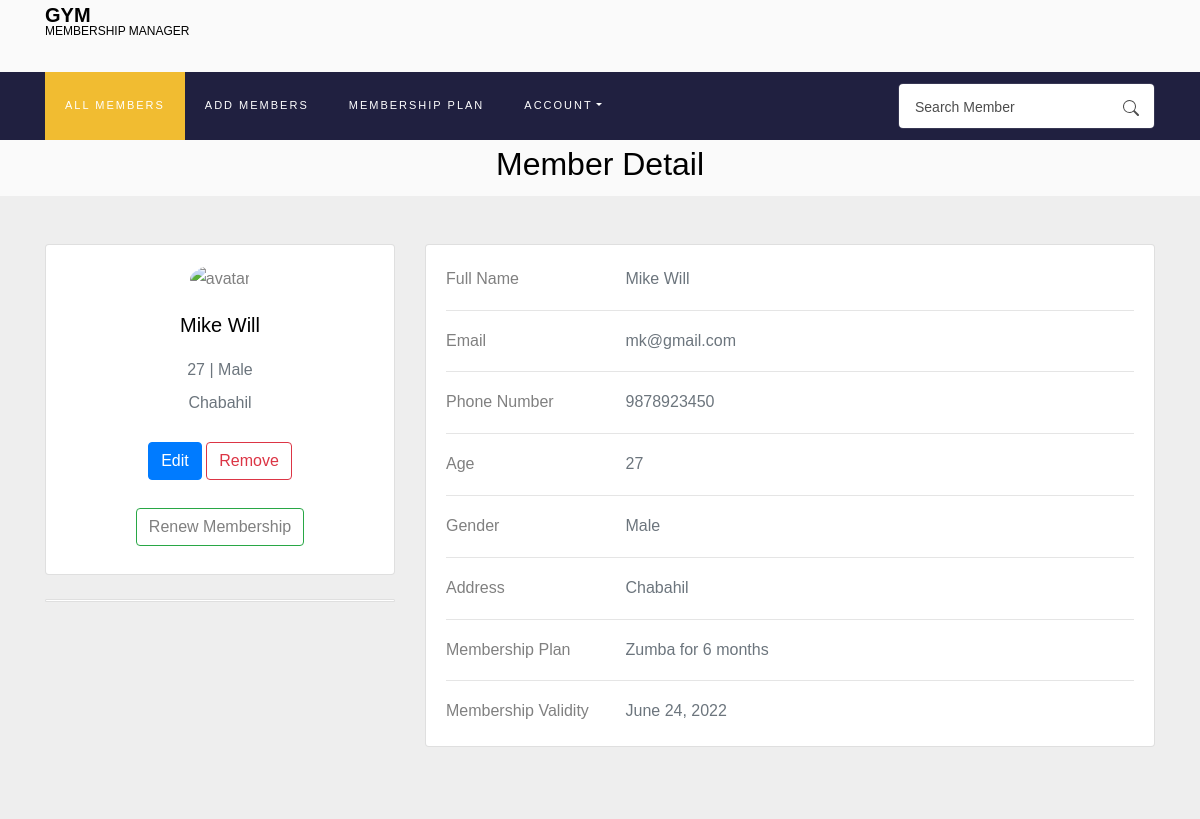
Page /member/17 (signed in) on the committed database.
### Membership/models.py (models this page shows, shortened)
class Members(models.Model):
    gym_owner = models.ForeignKey(
        User, on_delete=models.CASCADE, related_name='gym_owner', default=None)
    first_name = models.CharField(max_length=100, blank=False)
    last_name = models.CharField(max_length=100, blank=False)
    email = models.EmailField(max_length=100, blank=False)
    age = models.IntegerField(blank=False)
    gender = models.CharField(max_length=10, blank=False)
    phone_number = models.CharField(max_length=20, blank=False)
    address = models.CharField(max_length=100, blank=False)
    membership = models.ForeignKey(
        Membership, on_delete=models.CASCADE, related_name='membership')
    validity = models.DateField()
    def is_valid(self):
        return date.today() < self.validity

class Membership(models.Model):
    user = models.ForeignKey(
        User, on_delete=models.CASCADE, related_name='owner')
    membership_type = models.CharField(max_length=100, blank=False)
    membership_price = models.IntegerField(blank=False)
    membership_duration = models.CharField(max_length=20, blank=False)
    def __str__(self):
        if self.membership_duration == "1" :
            return f"{self.membership_type} for {self.membership_duration} month"
        else:
            return f"{self.membership_type} for {self.membership_duration} months"

### Membership/views.py (the view)
# urls.py: path("member/<int:id>", views.member_detail, name='member-detail'),
def member_detail(request, id):
    template = "Membership/member-detail.html"
    member = Members.objects.get(pk=id)
    return render(request, template, {
        'member': member
    })

### Membership/forms.py
class SearchForm(forms.Form):
    search = forms.CharField(label='',max_length=100,widget=forms.TextInput(attrs={
        'class':'form-control pl-3',
        'placeholder': 'Search Member',
    }))

### Membership/utils.py (called while the page is built)
def inject_form(request):
    return {'searchform': SearchForm()}

### Membership/templates/Membership/member-detail.html (shortened to what this page needs)
{% extends "Membership/layout.html" %}
{% load static %}
{% block body %}
<h2 style="text-align: center;" id="head">Member Detail</h2>
{% if user.is_authenticated %}
<section style="background-color: #eee;">
    <div class="container py-5">
      <div class="row" id="container-body">
        <div class="col-lg-4" id="card-profile" >
          <div class="card mb-4">
            <div class="card-body text-center">
              <img src="https://mdbcdn.b-cdn.net/img/Photos/new-templates/bootstrap-chat/ava3.webp" alt="avatar"
                class="rounded-circle img-fluid" style="width: 150px;">
              <h5 class="my-3">{{member.first_name}} {{member.last_name}}</h5>
              <p class="text-muted mb-1">{{member.age}} | {{member.gender}}</p>
              <p class="text-muted mb-4">{{member.address}}</p>
              <div class="justify-content-center mb-2">
                <button type="button" class="btn btn-primary" id="edit-member" data-id="{{member.id}}">Edit</button>
                <a type="button" class="btn btn-outline-danger ms-1" href="{% url 'remove' member.id %}" >Remove</a>
                {% if member.is_valid == False %}
               <br><br> <a type="button" class="btn btn-outline-success" data-id="{{member.id}}" id="renew">Renew Membership</a>
                {%endif%}
              </div>
            </div>
          </div>
          <div class="card mb-4 mb-lg-0">
            <div class="card-body p-0">
            </div>
          </div>
        </div>
        <div class="col-lg-8">
          <div class="card mb-4">
            <div class="card-body">
                <div id="member-details" >
              <div class="row">
                <div class="col-sm-3">
                  <p class="mb-0">Full Name</p>
                </div>
                <div class="col-sm-9">
                  <p class="text-muted mb-0">{{member.first_name}} {{member.last_name}}</p>
                </div>
              </div>
              <hr>
              <div class="row">
                <div class="col-sm-3">
                  <p class="mb-0">Email</p>
                </div>
                <div class="col-sm-9">
                  <p class="text-muted mb-0" id="member-email">{{member.email}}</p>
                </div>
              </div>
              <hr>
              <div class="row">
                <div class="col-sm-3">
                  <p class="mb-0">Phone Number</p>
                </div>
                <div class="col-sm-9">
                  <p class="text-muted mb-0" id="member-phone">{{member.phone_number}}</p>
                </div>
              </div>
              <hr>
              <div class="row">
                <div class="col-sm-3">
                  <p class="mb-0">Age</p>
                </div>
                <div class="col-sm-9">
                  <p class="text-muted mb-0" id="member-age">{{member.age}}</p>
                </div>
              </div>
              <hr>
              <div class="row">
                <div class="col-sm-3">
                  <p class="mb-0">Gender</p>
                </div>
                <div class="col-sm-9">
                  <p class="text-muted mb-0">{{member.gender}}</p>
                </div>
              </div>
              <hr>
              <div class="row">
                <div class="col-sm-3">
                  <p class="mb-0">Address</p>
                </div>
                <div class="col-sm-9">
                  <p class="text-muted mb-0" id="member-address">{{member.address}}</p>
                </div>
              </div>
              <hr>
              <div class="row">
                <div class="col-sm-3">
                  <p class="mb-0">Membership Plan</p>
                </div>
                <div class="col-sm-9">
                  <p class="text-muted mb-0" id="member-plan">{{member.membership}}</p>
                </div>
              </div>
              <hr>
              <div class="row">
                <div class="col-sm-3">
                  <p class="mb-0">Membership Validity</p>
                </div>
                <div class="col-sm-9">
                  <p class="text-muted mb-0">{{member.validity}}</p>
                </div>
              </div>
              </div>
            </div>
          </div>
        </div>
      </div>
    </div>
  </section>
{% endif %}
{% endblock %}

### Membership/static/Membership/A.style.css.pagespeed.cf.4cGS_Kvzku.css (style rules this page uses)
:root { --blue: #007bff; --indigo: #6610f2; --purple: #6f42c1; --pink: #e83e8c; --red: #dc3545; --orange: #fd7e14; --yellow: #ffc107; --green: #28a745; --teal: #20c997; --cyan: #17a2b8; --white: #fff; --gray: #6c757d; --gray-dark: #343a40; --primary: #007bff; --secondary: #6c757d; --success: #28a745; --info: #17a2b8; --warning: #ffc107; --danger: #dc3545; --light: #f8f9fa; --dark: #343a40; --breakpoint-xs: 0; --breakpoint-sm: 576px; --breakpoint-md: 768px; --breakpoint-lg: 992px; --breakpoint-xl: 1200px; --font-family-sans-serif: -apple-system, BlinkMacSystemFont, "Segoe UI", Roboto, "Helvetica Neue", Arial, "Noto Sans", sans-serif, "Apple Color Emoji", "Segoe UI Emoji", "Segoe UI Symbol", "Noto Color Emoji"; --font-family-monospace: SFMono-Regular, Menlo, Monaco, Consolas, "Liberation Mono", "Courier New", monospace; }
html { font-family: sans-serif; line-height: 1.15; -webkit-text-size-adjust: 100%; -webkit-tap-highlight-color: transparent; }
body { margin: 0; font-family: -apple-system, BlinkMacSystemFont, "Segoe UI", Roboto, "Helvetica Neue", Arial, "Noto Sans", sans-serif, "Apple Color Emoji", "Segoe UI Emoji", "Segoe UI Symbol", "Noto Color Emoji"; font-size: 1rem; font-weight: 400; line-height: 1.5; color: #212529; text-align: left; background-color: #fff; }
h1, h2, h3, h4, h5, h6 { margin-top: 0; margin-bottom: 0.5rem; }
a { color: #007bff; text-decoration: none; background-color: transparent; }
a:not([href]):not([tabindex]) { color: inherit; text-decoration: none; }
button { border-radius: 0; }
button { margin: 0; font-family: inherit; font-size: inherit; line-height: inherit; }
button { overflow: visible; }
button { text-transform: none; }
.h1, .h2, .h3, .h4, .h5, .h6, h1, h2, h3, h4, h5, h6 { margin-bottom: 0.5rem; font-weight: 500; line-height: 1.2; }
.h2, h2 { font-size: 2rem; }
.h5, h5 { font-size: 1.25rem; }
.container { width: 100%; padding-right: 15px; padding-left: 15px; margin-right: auto; margin-left: auto; }
@media (min-width: 576px) { .container { max-width: 540px; } }
@media (min-width: 768px) { .container { max-width: 720px; } }
@media (min-width: 992px) { .container { max-width: 960px; } }
@media (min-width: 1200px) { .container { max-width: 1140px; } }
.row { display: -webkit-box; display: -ms-flexbox; display: flex; -ms-flex-wrap: wrap; flex-wrap: wrap; margin-right: -15px; margin-left: -15px; }
.col, .col-1, .col-10, .col-11, .col-12, .col-2, .col-3, .col-4, .col-5, .col-6, .col-7, .col-8, .col-9, .col-auto, .col-lg, .col-lg-1, .col-lg-10, .col-lg-11, .col-lg-12, .col-lg-2, .col-lg-3, .col-lg-4, .col-lg-5, .col-lg-6, .col-lg-7, .col-lg-8, .col-lg-9, .col-lg-auto { position: relative; width: 100%; padding-right: 15px; padding-left: 15px; }
@media (min-width: 992px) { .col-lg-4 { -webkit-box-flex: 0; -ms-flex: 0 0 33.33333%; flex: 0 0 33.33333%; max-width: 33.33333%; } }
@media (min-width: 992px) { .col-lg-8 { -webkit-box-flex: 0; -ms-flex: 0 0 66.66667%; flex: 0 0 66.66667%; max-width: 66.66667%; } }
.form-control { display: block; width: 100%; height: calc(1.5em + 0.75rem + 2px); padding: 0.375rem 0.75rem; font-size: 1rem; font-weight: 400; line-height: 1.5; color: #495057; background-color: #fff; background-clip: padding-box; border: 1px solid #ced4da; border-radius: 0.25rem; -webkit-transition: border-color 0.15s ease-in-out, -webkit-box-shadow 0.15s ease-in-out; transition: border-color 0.15s ease-in-out, -webkit-box-shadow 0.15s ease-in-out; -o-transition: border-color 0.15s ease-in-out, box-shadow 0.15s ease-in-out; transition: border-color 0.15s ease-in-out, box-shadow 0.15s ease-in-out, -webkit-box-shadow 0.15s ease-in-out; }
.form-control::placeholder { color: #6c757d; opacity: 1; }
body { font-family: Poppins, Arial, sans-serif; font-size: 16px; line-height: 1.8; font-weight: 400; background: #fafafa; color: gray; }
a { -webkit-transition: 0.3s all ease; -o-transition: 0.3s all ease; transition: 0.3s all ease; color: #f1bc31; }
.h1, .h2, .h3, .h4, .h5, h1, h2, h3, h4, h5 { line-height: 1.5; font-weight: 400; font-family: Poppins, Arial, sans-serif; color: #000; }
.searchform .form-control { width: calc(100% - 46px); border: none; background: #fff !important; color: rgba(0, 0, 0, 0.7) !important; font-size: 14px; }
.form-control { height: 46px !important; background: #fff !important; color: #000 !important; font-size: 14px; border-radius: 0; -webkit-box-shadow: none !important; box-shadow: none !important; border: 1px solid rgba(0, 0, 0, 0.1); }

### rows in the picture
Members: first_name "Mike", last_name "Will", age "27", gender "Male", address "Chabahil", email "mk@gmail.com", phone_number "9878923450", membership "Zumba for 6 months", validity "June 24, 2022"
